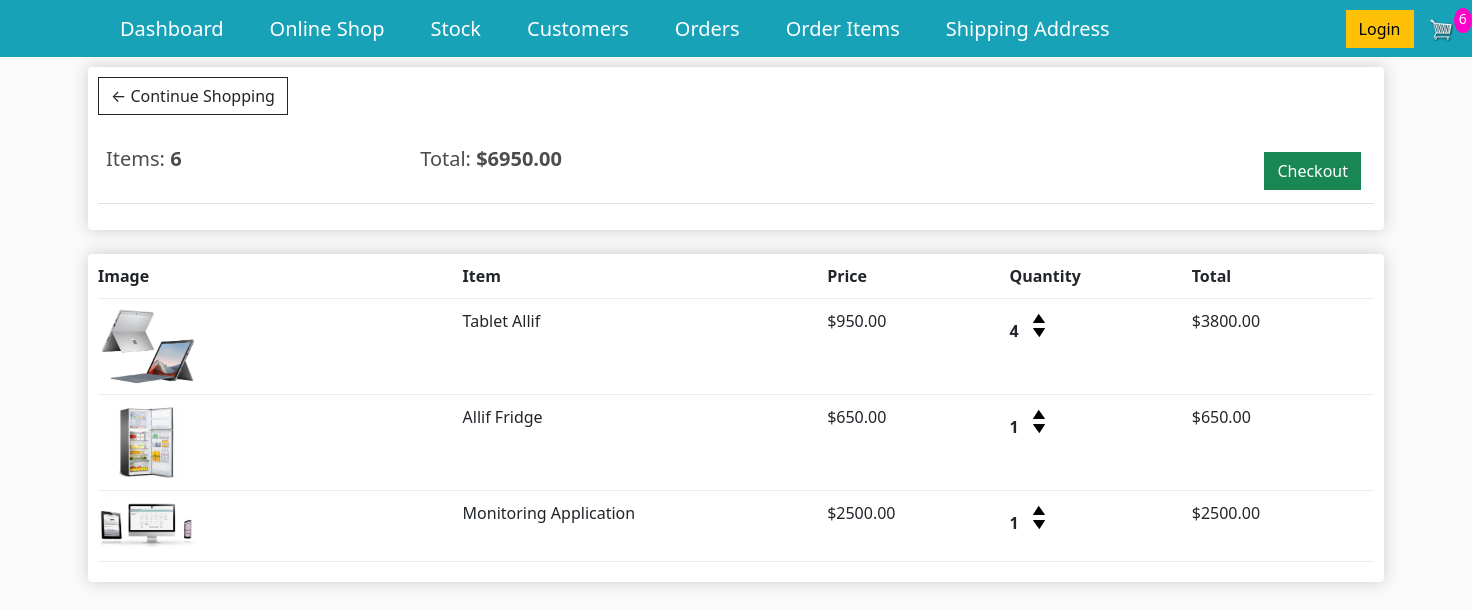
Page /cart/ (signed in) on the earlier database version.
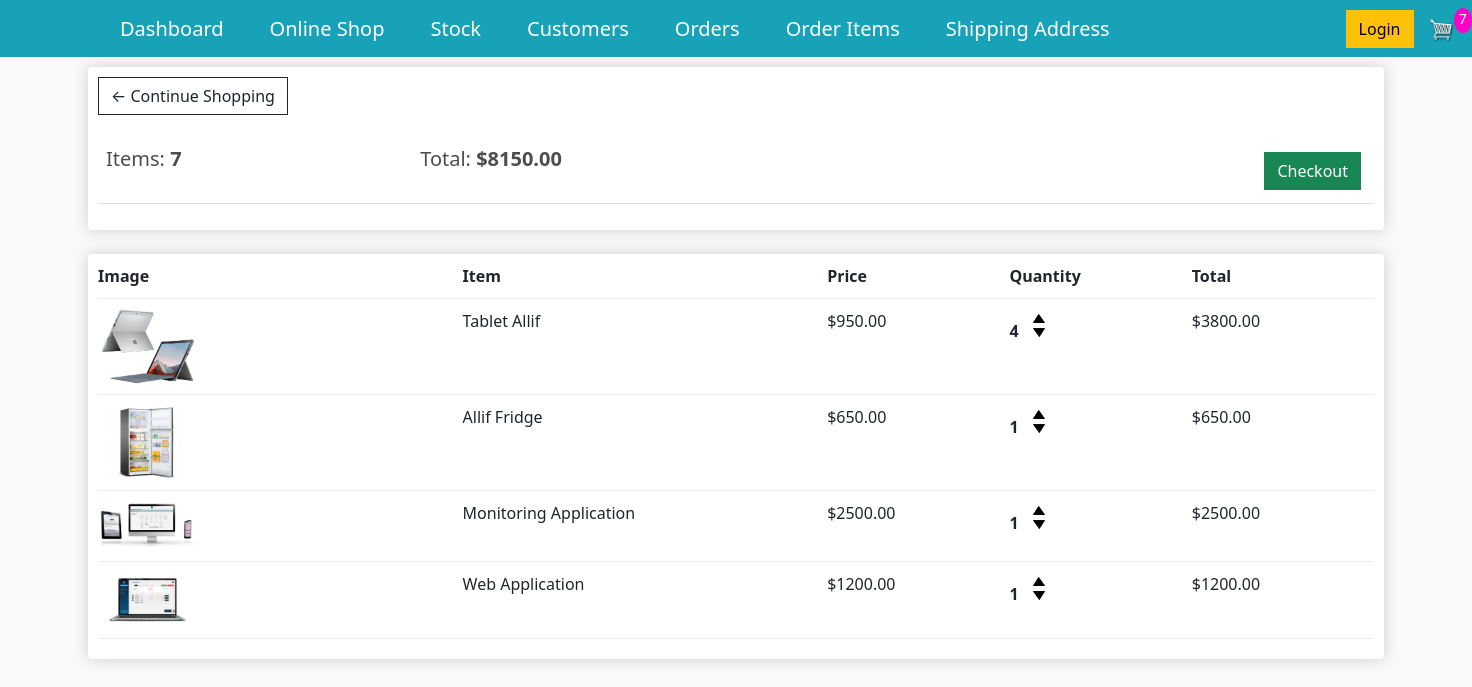
Same page on the later database version.
### store/models.py (models this page shows, shortened)
class Order(models.Model):
    customer = models.ForeignKey(Customer, on_delete=models.SET_NULL, null=True,blank=True)#if customer is deleted, we dont want to delete the order but rather set the customer value to null
    date_ordered=models.DateTimeField(auto_now_add=True)
    complete=models.BooleanField(default=False, null=True, blank=False)
    transaction_id=models.CharField(max_length=100, null=True)
    @property
    def get_cart_total(self):# sin
        orderitems = self.orderitem_set.all()
        total=sum([item.get_total for item in orderitems])
        return total
    @property # since now this is a property, we can access it in the template
    def get_cart_items(self):
        orderitems = self.orderitem_set.all()
        total=sum([item.quantity for item in orderitems])
        return total

class OrderItem(models.Model):
    product = models.ForeignKey(Product, on_delete=models.SET_NULL, null=True, blank=True)
    order = models.ForeignKey(Order, on_delete=models.SET_NULL, null=True,blank=True)
    quantity = models.IntegerField(default=0,null=True,blank=True)
    date_added = models.DateTimeField(auto_now_add=True)
    @property
    def get_total(self):
        total=self.product.price * self.quantity
        return total

class Product(models.Model):
    name = models.CharField(max_length=255, null=True)
    price=models.DecimalField(max_digits=7,decimal_places=2)
    digital = models.BooleanField(default=False,blank=True, null=True)#If the item is digital, we dont need to ship
    product_image=models.ImageField(null=True, blank=True)
    @property# this is property decorator that will enable us to access this as an attribute rather as a method
    def imageURL(self):
        try:
            url=self.product_image.url
        except:
            url = ''
        return url

### store/views.py (the view)
# urls.py: path('cart/', views.cart, name="cart"),
def cart(request):
    data=cartData(request)
    cartItems=data['cartItems']
    order=data['order']
    items=data['items']
    context={
        "items":items,
        "order":order,
        "cartItems":cartItems,
    }
    return render(request, 'store/cart.html', context)

### store/utils.py (called while the page is built, shortened)
def cartData(request):
    if request.user.is_authenticated:
        customer=request.user.customer
        order, created=Order.objects.get_or_create(customer=customer, complete=False)
        items=order.orderitem_set.all()
        cartItems=order.get_cart_items
    return {'cartItems':cartItems,'order':order,'items':items}

### store/templates/store/cart.html
{% extends 'store/main.html' %}
{% load static %}
{% block content %}
<div class="row">
	<div class="col-lg-12">
		<div class="box-element">
            <a  class="btn btn-outline-dark" href="{% url 'store' %}">&#x2190; Continue Shopping</a>
	<br>
	<br>
	<table class="table">
		<tr>
			<th><h5>Items: <strong>{{order.get_cart_items}}</strong></h5></th>
			<th><h5>Total:<strong> ${{order.get_cart_total|floatformat:2}}</strong></h5></th>
			<th>
				<a  style="float:right; margin:5px;" class="btn btn-success" href="{% url 'checkout' %}">Checkout</a>
			</th>
		</tr>
	</table>
		</div>
		<br>
		<div class="box-element">
            <div class="cart-row">
                <div style="flex:2"><strong>Image</strong></div>
                <div style="flex:2"><strong>Item</strong></div>
                <div style="flex:1"><strong>Price</strong></div>
                <div style="flex:1"><strong>Quantity</strong></div>
                <div style="flex:1"><strong>Total</strong></div>
            </div>
            {% for item in items %}
            <div class="cart-row">
                <div style="flex:2"><img class="row-image" src="{{item.product.imageURL}}"></div>
                <div style="flex:2"><p>{{item.product.name}}</p></div>
                <div style="flex:1"><p>${{item.product.price|floatformat:2}}</p></div>
                <div style="flex:1">
                    <p class="quantity">{{item.quantity}}</p>
                    <div class="quantity">
                        <img data-product={{item.product.id}} data-action="add" class="chg-quantity update-cart" src="{% static  'images/arrow-up.png' %}">
                        <img data-product={{item.product.id}} data-action="remove" class="chg-quantity update-cart" src="{% static  'images/arrow-down.png' %}">
                    </div>
                </div>
                <div style="flex:1"><p>${{item.get_total}}</p></div>
		</div>
        {% endfor %}
	</div>
</div>
{% endblock content %}

### store/templates/store/main.html (shortened to what this page needs)
<!DOCTYPE html>
{% load static %}
<html>
<head>
<link href="https://cdn.jsdelivr.net/npm/bootstrap@5.0.2/dist/css/bootstrap.min.css" rel="stylesheet"
integrity="sha384-EVSTQN3/azprG1Anm3QDgpJLIm9Nao0Yz1ztcQTwFspd3yD65VohhpuuCOmLASjC">
<link rel="stylesheet" type="text/css" href="{% static 'css/main.css' %}">
</head>
<body>
    <nav class="navbar navbar-expand-lg navbar-dark bg-dark">
        <a class="navbar-brand" href="{% url 'dashboard' %}" style="padding-left: 120px;">Dashboard</a>
        <a class="navbar-brand" href="{% url 'store' %}" style="padding-left: 30px;">Online Shop</a>
        <a class="navbar-brand" href="{% url 'stock_online' %}" style="padding-left: 30px;">Stock</a>
        <a class="navbar-brand" href="{% url 'customer_online' %}" style="padding-left: 30px;">Customers</a>
        <a class="navbar-brand" href="{% url 'orders_online' %}" style="padding-left: 30px;">Orders</a>
        <a class="navbar-brand" href="{% url 'order_online_items' %}" style="padding-left: 30px;">Order Items</a>
        <a class="navbar-brand" href="{% url 'shipping_address_online' %}" style="padding-left: 30px;">Shipping Address</a>
            <div class="form-inline my-2 my-lg-0" style="padding-left: 220px;">
                <a href="#"class="btn btn-warning" >Login</a>
              </div>
                <a href="{% url 'cart' %}">
                   <img  id="cart-icon"  src="{% static 'images/cart.png' %}">
               </a>
               <p id="cart-total">{{cartItems}}</p>
      </nav>
    <div class="container">
        {% block content %}
        {% endblock %}
    </div>
</body>
</html>

### store/static/css/main.css (style rules this page uses)
body { background-color: hsl(0, 0%, 98%); }
h1,h2,h3,h4,h5,h6 { color:hsl(0, 0%, 30%); }
.box-element { box-shadow:hsl(0, 0%, 80%) 0 0 16px; background-color: #fff; border-radius: 4px; padding: 10px; }
.bg-dark { background-color: #17a2b8!important; }
#cart-icon { width:25px; display: inline-block; margin-left: 15px; }
#cart-total { display: block; text-align: center; color:#fff; background-color: rgb(255, 0, 200); width: 20px; height: 25px; border-radius: 50%; font-size: 14px; }
.col-lg-4, .col-lg-6, .col-lg-8, .col-lg-12 { margin-top: 10px; }
.btn { border-radius: 0; }
.row-image { width: 100px; }
.cart-row { display: flex; align-items: flex-stretch; padding-bottom: 10px; margin-bottom: 10px; border-bottom: 1px solid #ececec; }
.quantity { display: inline-block; font-weight: 700; padding-right:10px; }
.chg-quantity { width: 12px; cursor: pointer; display: block; margin-top: 5px; transition:.1s; }

Differences in the rows shown:
computed for Order: get_cart_items "6" → "7"; get_cart_total "6950.00" → "8150.00"
added OrderItem: product.imageURL (picture), product.name "Web Application", product.price "1200.00", quantity "1", get_total "1200.00"
Other differences:
{{ cartItems }}: "6" → "7"
